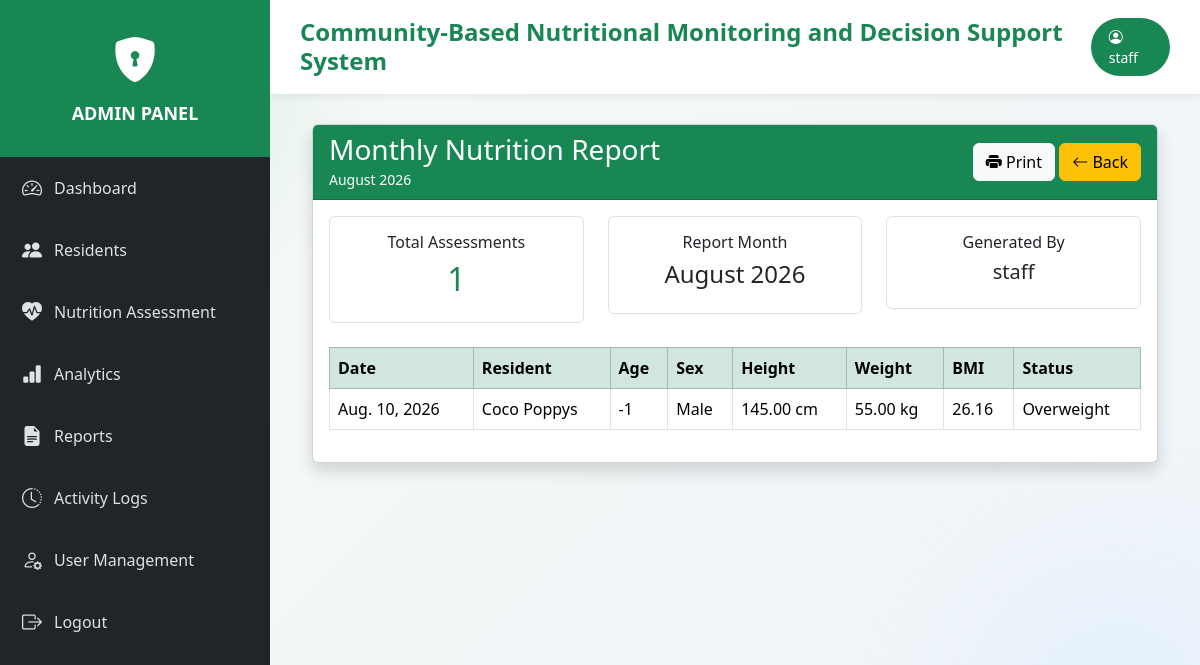
Page /reports/monthly/ (signed in) on the earlier database version.
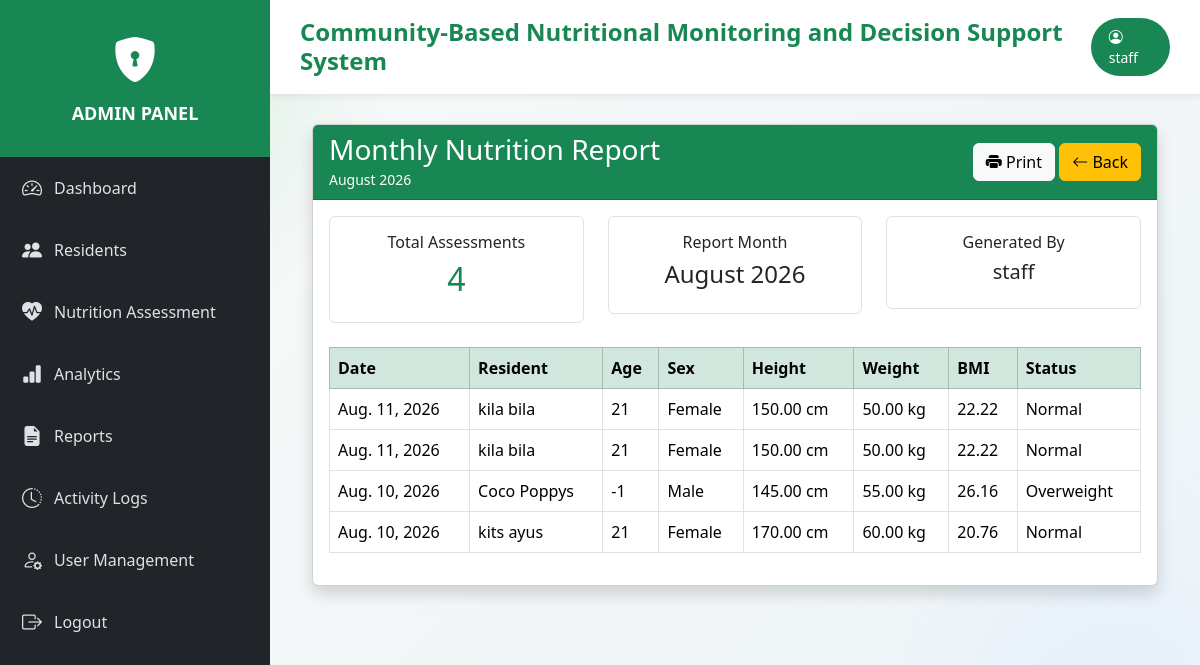
Same page on the later database version.
### nutrition/models.py (models this page shows, shortened)
class NutritionAssessment(models.Model):
    STATUS_CHOICES = [
        ('Underweight', 'Underweight'),
        ('Normal', 'Normal'),
        ('Overweight', 'Overweight'),
        ('Obese', 'Obese'),
    ]
    MONITORING_FLAG_CHOICES = [
    ('Routine Monitoring', 'Routine Monitoring'),
    ('Needs Follow-up', 'Needs Follow-up'),
    ]
    resident = models.ForeignKey(
        Resident,
        on_delete=models.CASCADE,
        related_name='assessments'
    )
    assessed_by = models.ForeignKey(
        settings.AUTH_USER_MODEL,
        on_delete=models.SET_NULL,
        null=True,
        blank=True,
        related_name='nutrition_assessments'
    )
    rule = models.ForeignKey(
    NutritionRule,
    on_delete=models.SET_NULL,
    null=True,
    blank=True,
    related_name='assessments'
    )
    assessment_date = models.DateField()
    height = models.DecimalField(
        max_digits=5,
        decimal_places=2,
        help_text="Height in centimeters"
    )
    weight = models.DecimalField(
        max_digits=5,
        decimal_places=2,
        help_text="Weight in kilograms"
    )
    bmi = models.DecimalField(
        max_digits=5,
        decimal_places=2,
        editable=False
    )
    nutritional_status = models.CharField(
        max_length=20,
        choices=STATUS_CHOICES,
        editable=False
    )
    monitoring_flag = models.CharField(
    max_length=30,
    choices=MONITORING_FLAG_CHOICES,
    editable=False,
    default='Routine Monitoring'
    )
    remarks = models.TextField(
        editable=False,
        blank=True,
        default=""
    )
    intervention = models.TextField(
        editable=False,
        blank=True,
        default=""
    )
    created_at = models.DateTimeField(auto_now_add=True)
    updated_at = models.DateTimeField(auto_now=True)

### residents/models.py (models this page shows, shortened)
class Resident(models.Model):
    GENDER_CHOICES = [
        ('Male', 'Male'),
        ('Female', 'Female'),
    ]
    resident_id = models.CharField(
        max_length=20,
        unique=True,
        blank=True
    )
    first_name = models.CharField(max_length=100)
    middle_name = models.CharField(
        max_length=100,
        blank=True,
        null=True
    )
    last_name = models.CharField(max_length=100)
    sex = models.CharField(
        max_length=10,
        choices=GENDER_CHOICES
    )
    birth_date = models.DateField()
    address = models.CharField(
        max_length=100
    )
    contact_number = models.CharField(
        max_length=15,
        blank=True,
        null=True
    )
    guardian_name = models.CharField(
        max_length=150,
        blank=True,
        null=True
    )
    created_by = models.ForeignKey(
    settings.AUTH_USER_MODEL,
    on_delete=models.SET_NULL,
    null=True,
    blank=True,
    related_name='created_residents')
    created_at = models.DateTimeField(auto_now_add=True)
    updated_at = models.DateTimeField(auto_now=True)
    @property
    def age(self):
        today = date.today()
        return (
            today.year
            - self.birth_date.year
            - (
                (today.month, today.day)
                <
                (self.birth_date.month, self.birth_date.day)
            )
        )
    class Meta:
        ordering = [
            'last_name',
            'first_name'
        ]

### reports/views.py (the view)
@login_required(login_url='login')
def monthly_report(request):
    today = timezone.now()
    assessments = NutritionAssessment.objects.filter(
        assessment_date__month=today.month,
        assessment_date__year=today.year
    ).select_related(
        'resident'
    ).order_by(
        '-assessment_date'
    )
    context = {
        'assessments': assessments,
        'current_month': today.strftime("%B %Y"),
    }
    return render(
        request,
        'admin_reports/monthly_report.html',
        context
    )

### templates/admin_reports/monthly_report.html (shortened to what this page needs)
{% extends 'base_admin.html' %}
{% block content %}
<div class="container-fluid">
    <div class="card shadow">
        <div class="card-header bg-success text-white">
            <div class="d-flex justify-content-between align-items-center">
                <div>
                    <h3 class="mb-0">
                        Monthly Nutrition Report
                    </h3>
                    <small>
                        {{ current_month }}
                    </small>
                </div>
                <div>
                    <button
                        onclick="window.print()"
                        class="btn btn-light">
                        <i class="bi bi-printer-fill"></i>
                        Print
                    </button>
                    <a
                        href="{% url 'report_dashboard' %}"
                        class="btn btn-warning">
                        <i class="bi bi-arrow-left"></i>
                        Back
                    </a>
                </div>
            </div>
        </div>
        <div class="card-body">
            <div class="row text-center mb-4">
                <div class="col-md-4">
                    <div class="border rounded p-3">
                        <h6>Total Assessments</h6>
                        <h2 class="text-success">
                            {{ assessments|length }}
                        </h2>
                    </div>
                </div>
                <div class="col-md-4">
                    <div class="border rounded p-3">
                        <h6>Report Month</h6>
                        <h4>
                            {{ current_month }}
                        </h4>
                    </div>
                </div>
                <div class="col-md-4">
                    <div class="border rounded p-3">
                        <h6>Generated By</h6>
                        <h5>
                            {{ request.user.username }}
                        </h5>
                    </div>
                </div>
            </div>
            <table class="table table-bordered table-hover">
                <thead class="table-success">
                    <tr>
                        <th>Date</th>
                        <th>Resident</th>
                        <th>Age</th>
                        <th>Sex</th>
                        <th>Height</th>
                        <th>Weight</th>
                        <th>BMI</th>
                        <th>Status</th>
                    </tr>
                </thead>
                <tbody>
                    {% for assessment in assessments %}
                    <tr>
                        <td>{{ assessment.assessment_date }}</td>
                        <td>
                            {{ assessment.resident.first_name }}
                            {{ assessment.resident.last_name }}
                        </td>
                        <td>{{ assessment.resident.age }}</td>
                        <td>{{ assessment.resident.sex }}</td>
                        <td>{{ assessment.height }} cm</td>
                        <td>{{ assessment.weight }} kg</td>
                        <td>{{ assessment.bmi }}</td>
                        <td>{{ assessment.nutritional_status }}</td>
                    </tr>
                    {% empty %}
                    <tr>
                        <td colspan="8" class="text-center">
                            No assessments for this month.
                        </td>
                    </tr>
                    {% endfor %}
                </tbody>
            </table>
        </div>
    </div>
</div>
{% endblock %}

Differences in the rows shown:
added NutritionAssessment: assessment_date "Aug. 11, 2026", resident.first_name "kila", resident.last_name "bila", resident.age "21", resident.sex "Female", height "150.00", weight "50.00", bmi "22.22", nutritional_status "Normal"
added NutritionAssessment: assessment_date "Aug. 11, 2026", resident.first_name "kila", resident.last_name "bila", resident.age "21", resident.sex "Female", height "150.00", weight "50.00", bmi "22.22", nutritional_status "Normal"
added NutritionAssessment: assessment_date "Aug. 10, 2026", resident.first_name "kits", resident.last_name "ayus", resident.age "21", resident.sex "Female", height "170.00", weight "60.00", bmi "20.76", nutritional_status "Normal"
Other differences:
{{ assessments|length }}: "1" → "4"
